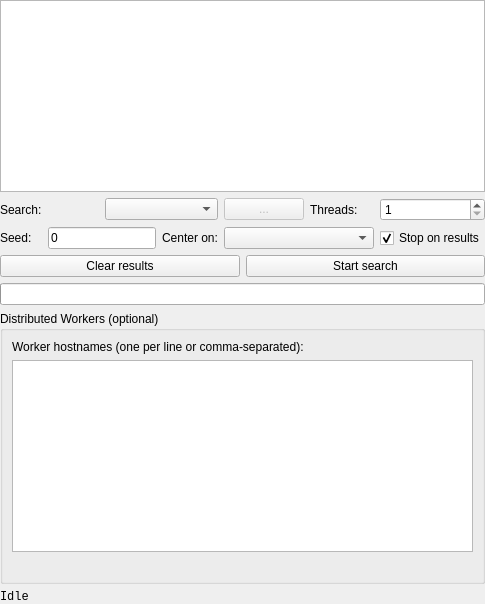
<?xml version="1.0" encoding="UTF-8"?>
<ui version="4.0">
 <class>FormSearchControl</class>
 <widget class="QWidget" name="FormSearchControl">
  <property name="sizePolicy">
   <sizepolicy hsizetype="Expanding" vsizetype="Expanding">
    <horstretch>0</horstretch>
    <verstretch>0</verstretch>
   </sizepolicy>
  </property>
  <property name="windowTitle">
   <string>Form</string>
  </property>
  <layout class="QGridLayout" name="gridLayout_2">
   <property name="leftMargin">
    <number>0</number>
   </property>
   <property name="topMargin">
    <number>0</number>
   </property>
   <property name="rightMargin">
    <number>0</number>
   </property>
   <property name="bottomMargin">
    <number>0</number>
   </property>
   <item row="1" column="0">
    <layout class="QGridLayout" name="gridLayout">
     <item row="0" column="1">
      <widget class="QPushButton" name="buttonSearchHelp">
       <property name="styleSheet">
        <string notr="true">
QPushButton {
	background-color: rgba(255, 255, 255, 0);
	border: none;
	image: url(:/icons/info.png);
	image-position: right;
}
QPushButton:hover {
	image: url(:/icons/info_h.png);
}</string>
       </property>
       <property name="text">
        <string/>
       </property>
      </widget>
     </item>
     <item row="0" column="0">
      <widget class="QLabel" name="label">
       <property name="toolTip">
        <string>&lt;html&gt;&lt;head/&gt;&lt;body&gt;&lt;p&gt;searching algorithm&lt;/p&gt;&lt;p&gt;incremental: best for non-exhaustive biome searches&lt;/p&gt;&lt;p&gt;48-bit family blocks: best for searches with strong structure restrictions&lt;/p&gt;&lt;p&gt;seed list from file...: load and search through a pre-computed list of seed&lt;/p&gt;&lt;/body&gt;&lt;/html&gt;</string>
       </property>
       <property name="text">
        <string>Search:</string>
       </property>
      </widget>
     </item>
     <item row="0" column="6">
      <widget class="QSpinBox" name="spinThreads">
       <property name="minimum">
        <number>1</number>
       </property>
       <property name="maximum">
        <number>1024</number>
       </property>
      </widget>
     </item>
     <item row="0" column="5">
      <widget class="QLabel" name="label_3">
       <property name="text">
        <string>Threads:</string>
       </property>
      </widget>
     </item>
     <item row="0" column="4">
      <widget class="QPushButton" name="buttonMore">
       <property name="enabled">
        <bool>false</bool>
       </property>
       <property name="text">
        <string>...</string>
       </property>
      </widget>
     </item>
     <item row="0" column="2" colspan="2">
      <widget class="StyledComboBox" name="comboSearchType">
       <property name="sizePolicy">
        <sizepolicy hsizetype="Expanding" vsizetype="Fixed">
         <horstretch>1</horstretch>
         <verstretch>0</verstretch>
        </sizepolicy>
       </property>
       <property name="iconSize">
        <size>
         <width>0</width>
         <height>16</height>
        </size>
       </property>
      </widget>
     </item>
     <item row="6" column="0" colspan="7">
      <widget class="QLabel" name="labelStatus">
       <property name="font">
        <font>
         <family>Monospace</family>
        </font>
       </property>
       <property name="text">
        <string>Idle</string>
       </property>
      </widget>
     </item>
     <item row="1" column="0">
      <widget class="QLabel" name="label_2">
       <property name="text">
        <string>Seed:</string>
       </property>
      </widget>
     </item>
     <item row="2" column="0" colspan="7">
      <layout class="QHBoxLayout" name="horizontalLayout">
       <item>
        <widget class="QPushButton" name="buttonClear">
         <property name="text">
          <string>Clear results</string>
         </property>
         <property name="icon">
          <iconset resource="../rc/icons.qrc">
           <normaloff>:/icons/clear.png</normaloff>:/icons/clear.png</iconset>
         </property>
        </widget>
       </item>
       <item>
        <widget class="QPushButton" name="buttonStart">
         <property name="text">
          <string>Start search</string>
         </property>
         <property name="icon">
          <iconset resource="../rc/icons.qrc">
           <normaloff>:/icons/search.png</normaloff>:/icons/search.png</iconset>
         </property>
         <property name="checkable">
          <bool>true</bool>
         </property>
        </widget>
       </item>
      </layout>
     </item>
     <item row="1" column="1" colspan="2">
      <widget class="QLineEdit" name="lineStart">
       <property name="sizePolicy">
        <sizepolicy hsizetype="Expanding" vsizetype="Fixed">
         <horstretch>1</horstretch>
         <verstretch>0</verstretch>
        </sizepolicy>
       </property>
       <property name="text">
        <string>0</string>
       </property>
      </widget>
     </item>
     <item row="1" column="3">
      <widget class="QLabel" name="labelCenterOn">
       <property name="text">
        <string>Center on:</string>
       </property>
      </widget>
     </item>
     <item row="1" column="4" colspan="2">
      <widget class="StyledComboBox" name="comboCenterOn">
       <property name="sizePolicy">
        <sizepolicy hsizetype="Expanding" vsizetype="Fixed">
         <horstretch>1</horstretch>
         <verstretch>0</verstretch>
        </sizepolicy>
       </property>
       <property name="minimumSize">
        <size>
         <width>150</width>
         <height>0</height>
        </size>
       </property>
       <property name="toolTip">
        <string>When a seed is selected, center the map on this structure filter</string>
       </property>
      </widget>
     </item>
     <item row="1" column="6">
      <widget class="QCheckBox" name="checkStop">
       <property name="toolTip">
        <string>stop as soon as the next set of matching seeds is found</string>
       </property>
       <property name="text">
        <string>Stop on results</string>
       </property>
       <property name="checked">
        <bool>true</bool>
       </property>
      </widget>
     </item>
     <item row="5" column="0" colspan="7">
      <widget class="QGroupBox" name="groupWorkers">
       <property name="title">
        <string>Distributed Workers (optional)</string>
       </property>
       <layout class="QVBoxLayout" name="verticalLayoutWorkers">
        <item>
         <widget class="QLabel" name="labelWorkers">
          <property name="text">
           <string>Worker hostnames (one per line or comma-separated):</string>
          </property>
         </widget>
        </item>
        <item>
         <widget class="QPlainTextEdit" name="textWorkers">
          <property name="maximumBlockCount">
           <number>100</number>
          </property>
          <property name="toolTip">
           <string>Enter hostnames or IP addresses of worker machines. Workers must be started with --worker-mode option.</string>
          </property>
         </widget>
        </item>
        <item>
         <widget class="QLabel" name="labelWorkerStats">
          <property name="font">
           <font>
            <family>Monospace</family>
           </font>
          </property>
          <property name="text">
           <string/>
          </property>
          <property name="toolTip">
           <string>Real-time processing speed for each connected worker</string>
          </property>
         </widget>
        </item>
       </layout>
      </widget>
     </item>
     <item row="4" column="0" colspan="7">
      <widget class="QProgressBar" name="progressBar">
       <property name="font">
        <font>
         <family>Monospace</family>
        </font>
       </property>
       <property name="toolTip">
        <string>Queued progress within the search set</string>
       </property>
       <property name="layoutDirection">
        <enum>Qt::LeftToRight</enum>
       </property>
       <property name="maximum">
        <number>10000</number>
       </property>
       <property name="alignment">
        <set>Qt::AlignCenter</set>
       </property>
       <property name="format">
        <string>0</string>
       </property>
      </widget>
     </item>
    </layout>
   </item>
   <item row="0" column="0">
    <widget class="QTableView" name="results">
     <property name="sizePolicy">
      <sizepolicy hsizetype="Expanding" vsizetype="Expanding">
       <horstretch>0</horstretch>
       <verstretch>0</verstretch>
      </sizepolicy>
     </property>
     <property name="minimumSize">
      <size>
       <width>0</width>
       <height>20</height>
      </size>
     </property>
     <property name="font">
      <font>
       <family>Monospace</family>
      </font>
     </property>
     <property name="contextMenuPolicy">
      <enum>Qt::CustomContextMenu</enum>
     </property>
     <property name="horizontalScrollBarPolicy">
      <enum>Qt::ScrollBarAlwaysOff</enum>
     </property>
     <property name="editTriggers">
      <set>QAbstractItemView::NoEditTriggers</set>
     </property>
     <property name="selectionMode">
      <enum>QAbstractItemView::SingleSelection</enum>
     </property>
     <property name="selectionBehavior">
      <enum>QAbstractItemView::SelectRows</enum>
     </property>
     <property name="sortingEnabled">
      <bool>true</bool>
     </property>
     <attribute name="horizontalHeaderStretchLastSection">
      <bool>true</bool>
     </attribute>
    </widget>
   </item>
  </layout>
 </widget>
 <customwidgets>
  <customwidget>
   <class>StyledComboBox</class>
   <extends>QComboBox</extends>
   <header>src/widgets.h</header>
  </customwidget>
 </customwidgets>
 <resources>
  <include location="../rc/icons.qrc"/>
 </resources>
 <connections/>
</ui>
